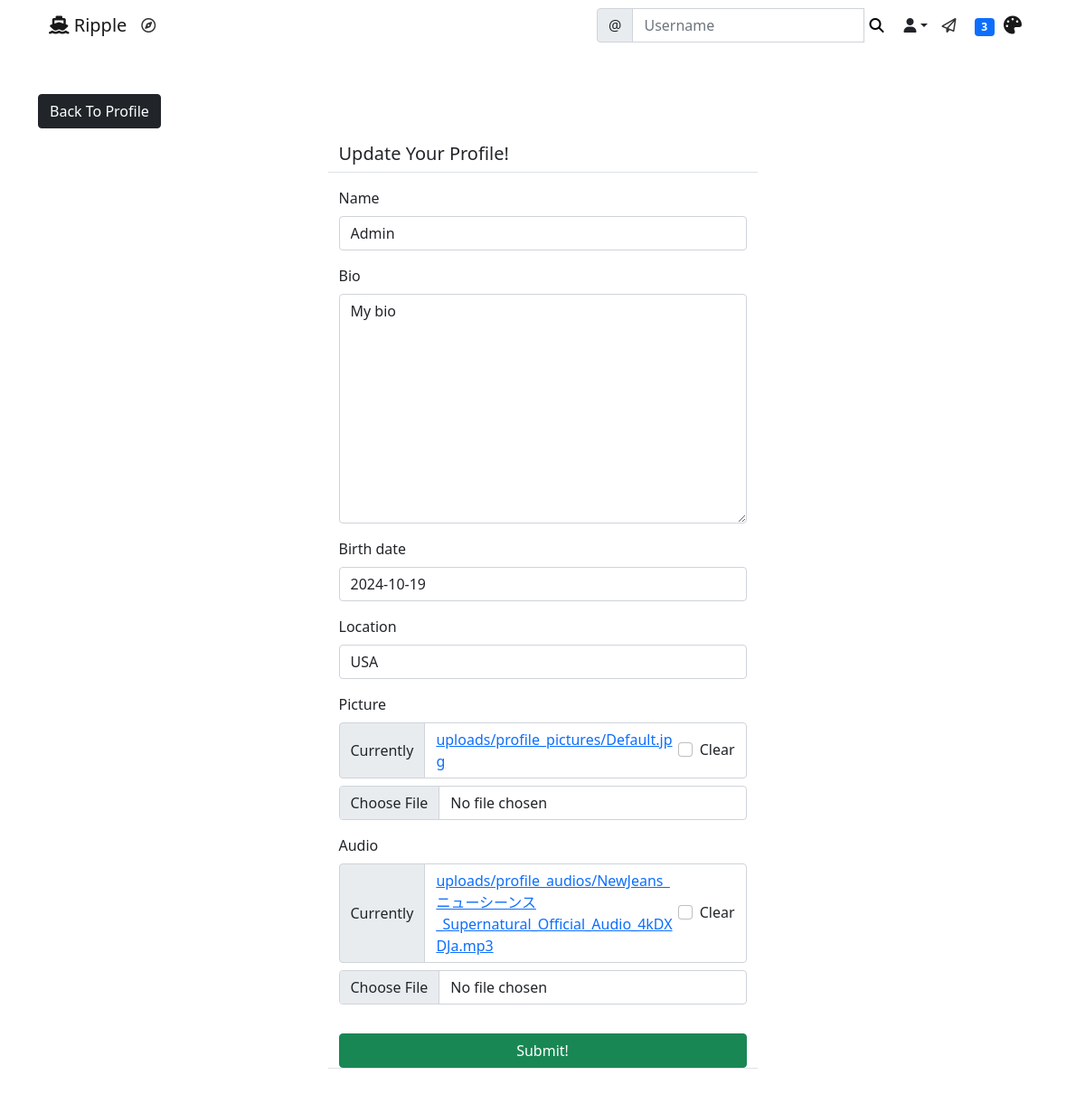
The page /social/profile/edit/2 (signed in) on the database its author committed.
### social/models.py (models this page shows)
class UserProfile(models.Model):
    user = models.OneToOneField(User, primary_key=True, verbose_name='user', related_name='profile', on_delete=models.CASCADE)
    audio = models.FileField(upload_to='uploads/profile_audios', blank=True, null=True)
    name = models.CharField(max_length=30, blank=True, null=True)
    bio = models.TextField(max_length=500, blank=True, null=True)
    birth_date = models.DateField(null=True, blank=True)
    location = models.CharField(max_length=100, blank=True, null=True)
    picture = models.ImageField(upload_to='uploads/profile_pictures', default='uploads/profile_pictures/Default.jpg', blank=True)
    followers = models.ManyToManyField(User, blank=True, related_name='followers')

### social/views.py (the view, shortened to what this page needs)
# urls.py: path('profile/edit/<int:pk>', ProfileEditView.as_view(), name='profile-edit'),
class ProfileEditView(LoginRequiredMixin, UserPassesTestMixin, UpdateView):
    model = UserProfile
    fields = ['name', 'bio', 'birth_date', 'location', 'picture', 'audio']
    template_name = 'social/profile_edit.html'
    def test_func(self):
        profile = self.get_object()
        return self.request.user == profile.user

### landing/templatetags/custom_tags.py (called while the page is built)
@register.inclusion_tag('social/show_notifications.html', takes_context=True)
def show_notifications(context):
    request_user = context['request'].user
    notifications = Notification.objects.filter(to_user=request_user).exclude(user_has_seen=True).order_by('-date')
    return {'notifications': notifications}

### social/templates/social/profile_edit.html (shortened to what this page needs)
{% extends 'landing/base.html' %}
{% load crispy_forms_tags %}
{% block content %}
    <div class="container">
    <div class="row mt-5">
            <div class="col-md-5 col-sm-6">
                <a href="{% url 'profile' object.pk %}" class="btn btn-dark">Back To Profile</a>
            </div>
        </div>
        <div class="row justify-content-center mt-3">
            <div class="col-md-5 col-sm-12 border-bottom">
                <h5>Update Your Profile!</h5>
            </div>
        </div>
        <div class="row justify-content-center mt-3 mb-5">
            <div class="col-md-5 col-sm-12 border-bottom">
                <form method="POST" enctype="multipart/form-data">
                    {{ form | crispy }}
                    <div class="d-grid gap-2">
                        <button class="btn btn-success mt-3">Submit!</button>
                    </div>
                </form>
            </div>
        </div>
    </div>
{% endblock content %}

### static/css/style.css (style rules this page uses)
body { transition: background-color 0.3s, color 0.3s; }

### rows shown on the page
UserProfile: name "Admin", bio "My bio", birth_date "2024-10-19", location "USA"

### other values the page prints
{{ notifications.count }} "3"
